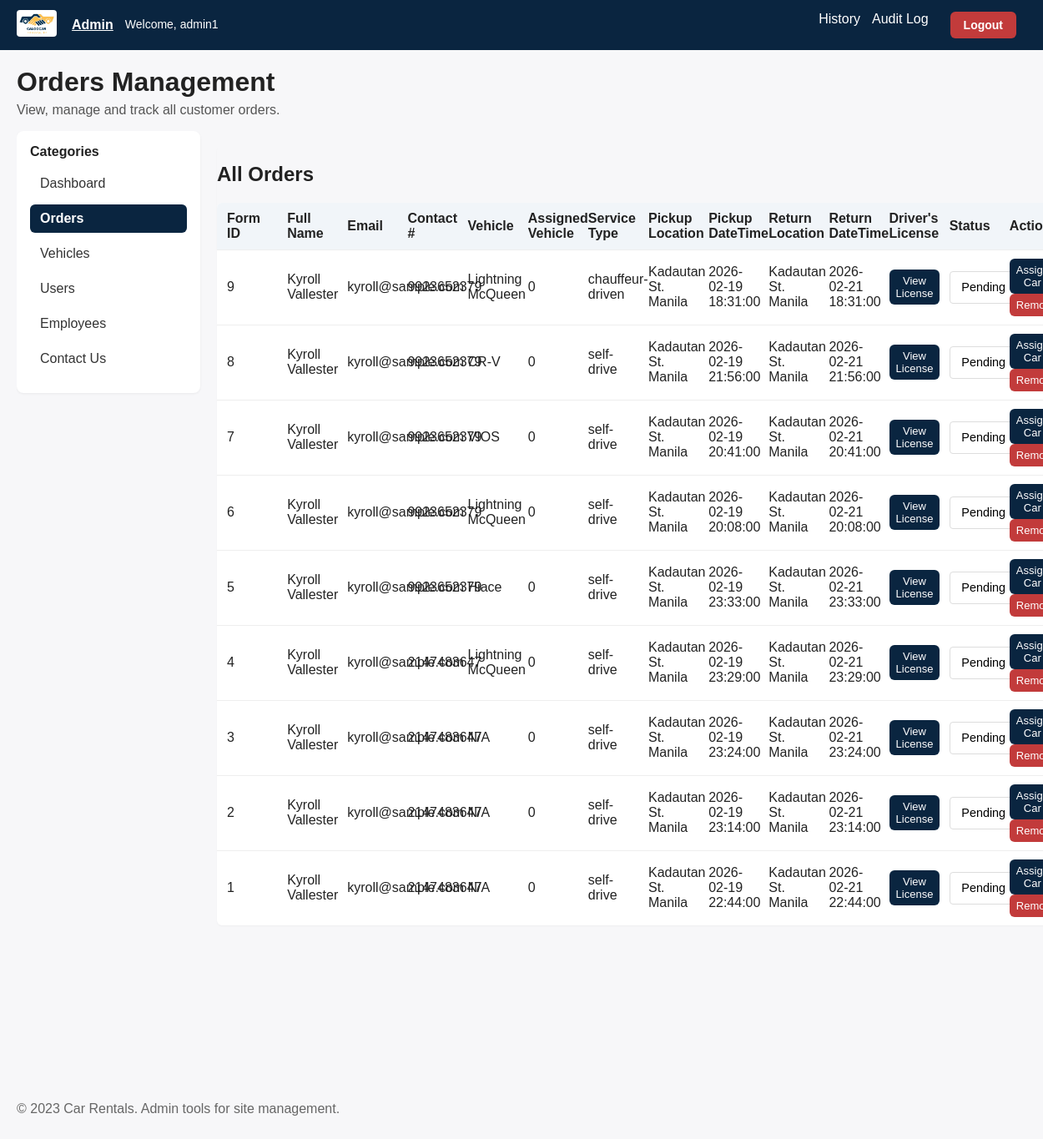
/orders.php (signed in), run on the app's committed database.
### tables this page shows
CREATE TABLE `orders_forms` (
  `form_id` int(11) NOT NULL,
  `full_name` varchar(100) NOT NULL,
  `email` varchar(100) NOT NULL,
  `contact_number` varchar(20) NOT NULL,
  `vehicle_type` int(11) NOT NULL,
  `assigned_car` int(11) DEFAULT NULL,
  `service_type` varchar(100) NOT NULL,
  `pickup_location` varchar(100) NOT NULL,
  `pickup_datetime` datetime NOT NULL,
  `return_location` varchar(100) NOT NULL,
  `return_datetime` datetime NOT NULL,
  `drivers_license` mediumblob NOT NULL,
  `status` varchar(100) NOT NULL
);

CREATE TABLE `car_model` (
  `model_id` int(11) NOT NULL,
  `car_model` varchar(100) NOT NULL,
  `type_model` varchar(100) NOT NULL,
  `seater_model` varchar(100) NOT NULL
);

### orders.php (the view, shortened to what this page needs)
<?php
include "config.php";
$conn->set_charset("utf8");
$sql = "SELECT form_id, full_name, email, contact_number, assigned_car, service_type,
        pickup_location, pickup_datetime, drivers_license, return_location, return_datetime, status,
        cm.car_model as vehicle_name
        FROM orders_forms of
        LEFT JOIN car_model cm ON of.vehicle_type = cm.model_id
        ORDER BY form_id DESC";
$result = $conn->query($sql);
$orders = array();
if ($result->num_rows > 0) {
    while($row = $result->fetch_assoc()) {
        $orders[] = $row;
    }
}
?>
<!DOCTYPE html>
<html lang="en">
<head>
    <link rel="stylesheet" href="admin.css">
</head>
<body>
    <nav>
        <div class="nav-container">
            <div class="logo-placeholder">
                <img src="Caloocars.png" alt="logo">
            </div>
            <ul>
                <li class="active"><a href="admin.php">Admin</a></li>
                <span class="admin-username">Welcome, <?php echo htmlspecialchars($_SESSION['admin_username']); ?></span>
            </ul>
            <ul class="nav-right">
                <li><a href="history.php">History</a></li>
                <li><a href="audit_log.php">Audit Log</a></li>
                <li class="admin-info">
                    <a href="logout.php" class="logout-btn">Logout</a>
                </li>
            </ul>
        </div>
    </nav>
    <main class="admin-container">
        <header class="admin-header">
            <h1>Orders Management</h1>
            <p>View, manage and track all customer orders.</p>
        </header>
        <div class="admin-wrapper">
            <aside class="sidebar">
                <h3>Categories</h3>
                <ul>
                    <li><a href="admin.php">Dashboard</a></li>
                    <li><a href="orders.php" class="active">Orders</a></li>
                    <li><a href="vehicles.php">Vehicles</a></li>
                    <li><a href="users.php">Users</a></li>
                    <li><a href="employees.php">Employees</a></li>
                    <li><a href="contactus.php">Contact Us</a></li>
                </ul>
            </aside>
            <section class="main-content">
                <section class="table-section">
                    <h2>All Orders</h2>
                    <table class="admin-table" data-table="orders_forms">
                        <thead>
                            <tr>
                                <th data-column="form_id">Form ID</th>
                                <th data-column="full_name">Full Name</th>
                                <th data-column="email">Email</th>
                                <th data-column="contact_number">Contact #</th>
                                <th data-column="vehicle_type">Vehicle</th>
                                <th data-column="assigned_car">Assigned Vehicle</th>
                                <th data-column="service_type">Service Type</th>
                                <th data-column="pickup_location">Pickup Location</th>
                                <th data-column="pickup_datetime">Pickup DateTime</th>
                                <th data-column="return_location">Return Location</th>
                                <th data-column="return_datetime">Return DateTime</th>
                                <th data-column="drivers_license">Driver's License</th>
                                <th data-column="status">Status</th>
                                <th>Actions</th>
                            </tr>
                        </thead>
                        <tbody>
                            <?php
                            if (count($orders) > 0) {
                                $record_id = 1;
                                foreach ($orders as $order) {
                                    $vehicle = !empty($order['vehicle_name']) ? htmlspecialchars($order['vehicle_name']) : 'N/A';
                                    ?>
                                    <tr data-record-id="<?php echo $record_id; ?>" data-db-id="<?php echo htmlspecialchars($order['form_id']); ?>">
                                        <td data-column="form_id" data-value="<?php echo htmlspecialchars($order['form_id']); ?>"><?php echo htmlspecialchars($order['form_id']); ?></td>
                                        <td data-column="full_name" data-value="<?php echo htmlspecialchars($order['full_name']); ?>"><?php echo htmlspecialchars($order['full_name']); ?></td>
                                        <td data-column="email" data-value="<?php echo htmlspecialchars($order['email']); ?>"><?php echo htmlspecialchars($order['email']); ?></td>
                                        <td data-column="contact_number" data-value="<?php echo htmlspecialchars($order['contact_number']); ?>"><?php echo htmlspecialchars($order['contact_number']); ?></td>
                                        <td data-column="vehicle_name" data-value="<?php echo $vehicle; ?>"><?php echo $vehicle; ?></td>
                                        <td data-column="assigned_car" data-value="<?php echo htmlspecialchars($order['assigned_car']); ?>"><?php echo htmlspecialchars($order['assigned_car']); ?></td>
                                        <td data-column="service_type" data-value="<?php echo htmlspecialchars($order['service_type']); ?>"><?php echo htmlspecialchars($order['service_type']); ?></td>
                                        <td data-column="pickup_location" data-value="<?php echo htmlspecialchars($order['pickup_location']); ?>"><?php echo htmlspecialchars($order['pickup_location']); ?></td>
                                        <td data-column="pickup_datetime" data-value="<?php echo htmlspecialchars($order['pickup_datetime']); ?>"><?php echo htmlspecialchars($order['pickup_datetime']); ?></td>
                                        <td data-column="return_location" data-value="<?php echo htmlspecialchars($order['return_location']); ?>"><?php echo htmlspecialchars($order['return_location']); ?></td>
                                        <td data-column="return_datetime" data-value="<?php echo htmlspecialchars($order['return_datetime']); ?>"><?php echo htmlspecialchars($order['return_datetime']); ?></td>
                                        <td data-column="drivers_license"><button class="btn small" onclick="viewLicense('<?php echo htmlspecialchars($order['drivers_license']); ?>')">View License</button></td>
                                        <td data-column="status" data-value="<?php echo htmlspecialchars($order['status']); ?>">
                                            <select class="status-select" onchange="updateStatus(<?php echo $order['form_id']; ?>, this.value)">
                                                <option value="Pending" <?php echo $order['status'] === 'Pending' ? 'selected' : ''; ?>>Pending</option>
                                            </select>
                                        </td>
                                        <td>
                                            <button class="btn small" onclick="assignVehicle(<?php echo $order['form_id']; ?>)">Assign Car</button>
                                            <button class="btn small danger" onclick="removeOrder(this, <?php echo $order['form_id']; ?>)">Remove</button>
                                        </td>
                                    </tr>
                                    <?php
                                    $record_id++;
                                }
                            } else {
                                echo '<tr><td colspan="11" style="text-align: center; padding: 20px;">No orders found</td></tr>';
                            }
                            ?>
                        </tbody>
                    </table>
                </section>
            </section>
        </div>
        <footer class="admin-footer">
            <p>&copy; 2023 Car Rentals. Admin tools for site management.</p>
        </footer>
    </main>

### admin.css (style rules this page uses)
body { font-family: Arial, Helvetica, sans-serif; margin: 0; color: #222; background: #f7f7f9; }
nav { background: #0a2540; color: #fff; }
.nav-container { display:flex; align-items:center; gap:18px; padding:12px 20px; }
.nav-container .logo-placeholder img { width:48px; height:32px; object-fit:cover; border-radius:4px; }
.nav-container ul { list-style:none; margin:0; padding:0; display:flex; gap:14px; }
.nav-container ul.nav-right { margin-left:auto; }
.nav-container a { color: #fff; text-decoration:none; }
.nav-container li.active a { font-weight:700; text-decoration:underline; }
.admin-container { width:100%; height:100vh; margin:0; padding:20px; display:flex; flex-direction:column; }
.admin-header h1 { margin:0 0 6px 0; }
.admin-header p { margin:0 0 16px 0; color:#555 }
.admin-wrapper { display:grid; grid-template-columns:220px 1fr; gap:20px; flex:1; overflow:hidden; }
.sidebar { background:#fff; padding:16px; border-radius:8px; box-shadow:0 1px 3px rgba(0,0,0,0.06); height:fit-content; }
.sidebar h3 { margin:0 0 12px 0; font-size:16px; }
.sidebar ul { list-style:none; margin:0; padding:0; }
.sidebar li { margin:0 0 8px 0; }
.sidebar a { display:block; padding:8px 12px; border-radius:6px; text-decoration:none; color:#333; transition:all 0.2s; }
.sidebar a.active { background:#0a2540; color:#fff; font-weight:600; }
.table-section { margin:18px 0; overflow-y: auto; max-height: calc(100vh - 300px); border-radius:6px; box-shadow:0 1px 2px rgba(0,0,0,0.04); }
.admin-table { width:100%; border-collapse:collapse; background:#fff; border-radius:6px; overflow: visible; }
.admin-table thead { background:#f1f5f9; position: sticky; top: 0; z-index: 10; }
.admin-table th, .admin-table td { padding:10px 12px; text-align:left; border-bottom:1px solid #eee; }
.admin-table tbody tr:last-child td { border-bottom: none; }
.table-section .admin-table { display: block; overflow-x: auto; }
.table-section .admin-table thead, .table-section .admin-table tbody { display: table; width: 100%; table-layout: fixed; }
.btn { background:#0a2540; color:#fff; border:none; padding:8px 12px; border-radius:6px; cursor:pointer }
.btn.small { padding:6px 8px; font-size:13px }
.btn.danger { background:#c23b3b }
.admin-footer { margin:28px 0 60px 0; color:#666; }
.admin-info { display: flex; align-items: center; gap: 12px; padding: 0 12px; }
.admin-username { font-size: 14px; color: #fff; white-space: nowrap; }
.logout-btn { background: #c23b3b; color: #fff; padding: 8px 16px; border-radius: 6px; text-decoration: none; font-size: 14px; font-weight: 600; transition: all 0.2s; display: inline-block; }
.status-select { padding: 0.6rem; border: 1px solid #ddd; border-radius: 4px; font-size: 0.9rem; background-color: #fff; cursor: pointer; transition: border-color 0.3s; }

### data on the page
orders_forms: form_id "9", full_name "Kyroll Vallester", email "kyroll@sample.com", contact_number "9923652379", car_model.car_model "Lightning McQueen", assigned_car "0", service_type "chauffeur-driven", pickup_location "Kadautan St. Manila", pickup_datetime "2026-02-19 18:31:00", return_location "Kadautan St. Manila", return_datetime "2026-02-21 18:31:00", status+form_id "Pending"
orders_forms: form_id "8", full_name "Kyroll Vallester", email "kyroll@sample.com", contact_number "9923652379", car_model.car_model "CR-V", assigned_car "0", service_type "self-drive", pickup_location "Kadautan St. Manila", pickup_datetime "2026-02-19 21:56:00", return_location "Kadautan St. Manila", return_datetime "2026-02-21 21:56:00", status+form_id "Pending"
orders_forms: form_id "7", full_name "Kyroll Vallester", email "kyroll@sample.com", contact_number "9923652379", car_model.car_model "VIOS", assigned_car "0", service_type "self-drive", pickup_location "Kadautan St. Manila", pickup_datetime "2026-02-19 20:41:00", return_location "Kadautan St. Manila", return_datetime "2026-02-21 20:41:00", status+form_id "Pending"
orders_forms: form_id "6", full_name "Kyroll Vallester", email "kyroll@sample.com", contact_number "9923652379", car_model.car_model "Lightning McQueen", assigned_car "0", service_type "self-drive", pickup_location "Kadautan St. Manila", pickup_datetime "2026-02-19 20:08:00", return_location "Kadautan St. Manila", return_datetime "2026-02-21 20:08:00", status+form_id "Pending"
orders_forms: form_id "5", full_name "Kyroll Vallester", email "kyroll@sample.com", contact_number "9923652379", car_model.car_model "Hiace", assigned_car "0", service_type "self-drive", pickup_location "Kadautan St. Manila", pickup_datetime "2026-02-19 23:33:00", return_location "Kadautan St. Manila", return_datetime "2026-02-21 23:33:00", status+form_id "Pending"
orders_forms: form_id "4", full_name "Kyroll Vallester", email "kyroll@sample.com", contact_number "2147483647", car_model.car_model "Lightning McQueen", assigned_car "0", service_type "self-drive", pickup_location "Kadautan St. Manila", pickup_datetime "2026-02-19 23:29:00", return_location "Kadautan St. Manila", return_datetime "2026-02-21 23:29:00", status+form_id "Pending"
orders_forms: form_id "3", full_name "Kyroll Vallester", email "kyroll@sample.com", contact_number "2147483647", vehicle "N/A", assigned_car "0", service_type "self-drive", pickup_location "Kadautan St. Manila", pickup_datetime "2026-02-19 23:24:00", return_location "Kadautan St. Manila", return_datetime "2026-02-21 23:24:00", status+form_id "Pending"
orders_forms: form_id "2", full_name "Kyroll Vallester", email "kyroll@sample.com", contact_number "2147483647", vehicle "N/A", assigned_car "0", service_type "self-drive", pickup_location "Kadautan St. Manila", pickup_datetime "2026-02-19 23:14:00", return_location "Kadautan St. Manila", return_datetime "2026-02-21 23:14:00", status+form_id "Pending"
orders_forms: form_id "1", full_name "Kyroll Vallester", email "kyroll@sample.com", contact_number "2147483647", vehicle "N/A", assigned_car "0", service_type "self-drive", pickup_location "Kadautan St. Manila", pickup_datetime "2026-02-19 22:44:00", return_location "Kadautan St. Manila", return_datetime "2026-02-21 22:44:00", status+form_id "Pending"

### other printed values
$_SESSION['admin_username'] "admin1"
